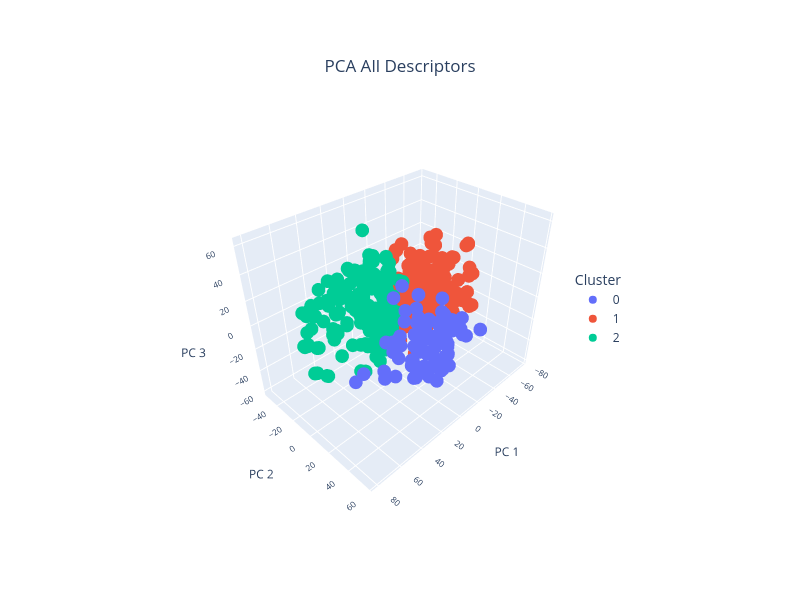

The cell this chart's notebook holds for it:
### Code cell
# Generate dataframe from pca data: 
pca_df = pd.DataFrame(data=components, columns=['PC1', 'PC2','PC3'])

# Apply KMeans Clustering
# Define a range of clusters to evaluate
range_n_clusters = list(range(2, 30))

# Initialize variables to store the best number of clusters and corresponding metrics
best_n_clusters_davies_bouldin = 0
best_n_clusters_silhouette = 0
best_n_clusters_calinski_harabasz = 0
best_silhouette_score = -1
best_davies_bouldin_score = float('inf')
best_calinski_harabasz_score = -1
best_adjusted_rand_score = -1
best_mutual_info_score = -1
inertia = []

# Initialize lists to store the metrics for each number of clusters
silhouette_scores = []
davies_bouldin_scores = []
calinski_harabasz_scores = []

# Iterate over different cluster numbers to find the optimal number
for n_clusters in range_n_clusters:
    kmeans= KMeans(init="k-means++", n_clusters=n_clusters, n_init=4, random_state=42)
    cluster_labels = kmeans.fit_predict(pca_df)
    
    # Calculate clustering metcis
    silhouette_avg = silhouette_score(pca_df, cluster_labels)
    db_score = davies_bouldin_score(pca_df, cluster_labels)
    ch_score = calinski_harabasz_score(pca_df, cluster_labels)
    inertia.append(kmeans.inertia_)
    
    # Append metrics to corresponding lists
    silhouette_scores.append(silhouette_avg)
    davies_bouldin_scores.append(db_score)
    calinski_harabasz_scores.append(ch_score)
    
    # Print the scores for the current number of clusters
    # print(f"For n_clusters = {n_clusters}:")
    # print(f" - Silhouette score: {silhouette_avg}")
    # print(f" - Davies-Bouldin score: {db_score}")
    # print(f" - Calinski-Harabasz score: {ch_score}")
    
    # Update the best silhouette score and corresponding number of clusters
    if silhouette_avg > best_silhouette_score:
        best_n_clusters_silhouette = n_clusters
        best_silhouette_score = silhouette_avg

    if db_score < best_davies_bouldin_score:               # Lower Davies-Bouldin score == better
        best_n_clusters_davies_bouldin = n_clusters
        best_davies_bouldin_score = db_score

    if ch_score > best_calinski_harabasz_score:
        best_n_clusters_calinski_harabasz = n_clusters
        best_calinski_harabasz_score = ch_score

# Print the optimal number of clusters and the best silhouette score
print(f" - Best Silhouette score: {best_silhouette_score}, No. of clusters: {best_n_clusters_silhouette}")
print(f" - Best Davies-Bouldin score: {best_davies_bouldin_score}, No. of clusters: {best_n_clusters_davies_bouldin}")
print(f" - Best Calinski-Harabasz score: {best_calinski_harabasz_score}, No. of clusters: {best_n_clusters_calinski_harabasz}")

# Plot the inertia to visualize the elbow method
plt.figure(figsize=(10, 6))
plt.plot(range_n_clusters, inertia, marker='o')
plt.title('Elbow Method For Optimal Number of Clusters')
plt.xlabel('Number of Clusters')
plt.ylabel('Inertia')
plt.show()

# Apply KMeans with the optimal number of clusters
kmeans = KMeans(n_clusters=best_n_clusters_silhouette, random_state=42)
cluster_labels = kmeans.fit_predict(pca_df)

# Add cluster labels to the PCA result DataFrame
pca_df['Cluster'] = cluster_labels
pca_df['Ligand'] = X['ligand_id']
pca_df = pca_df.sort_values(by='Cluster')

# Print the PCA result DataFrame with cluster labels
print("\nPCA Result DataFrame with Cluster Labels:")
print(pca_df)

# # Match the rows of X by 'ligand_id' with the order in pca_df['Ligand'], using reindex to handle mismatches
# X_ligand_match = X.set_index('ligand_id').reindex(pca_df['Ligand']).reset_index()

# # Drop rows where there is no matching ligand_id in either X or pca_df
# X_ligand_match = X_ligand_match.dropna()

# X_ligand_match = X.drop(['Name', 'Metal','Atom_A', 'Atom_B','ligand_id','donor_atom_comb'], axis=1)
# print(X_ligand_match)

# Create a dictionary to store clusters and their corresponding ligands
cluster_dict_all_descriptor = {}
for cluster_num in range(best_n_clusters_silhouette):                                             
    cluster_key = f'c{cluster_num + 1}'  # Create cluster key like 'c1', 'c2', etc.
    ligands_in_cluster = pca_df[pca_df['Cluster'] == cluster_num]['Ligand'].tolist()
    cluster_dict_all_descriptor[cluster_key] = ligands_in_cluster

# Visualize PCA with the best number of clusters
# Perform PCA to reduce to 3 dimensions for visualization
# pca = PCA(n_components=3)
# components = pca.fit_transform(X_2)
# print('Components: ', components)

# Calculate the total variance explained by the first 3 components
total_var = pca.explained_variance_ratio_.sum() * 100

# # Create a 3D scatter plot using Plotly, coloring points by cluster labels
# fig = px.scatter_3d(
#     components,
#     x=0,
#     y=1,
#     z=2,
#     color=pca_df['Cluster'].astype(str),  # Convert cluster labels to string for color differentiation
#     # text=pca_df['Ligand'],
#     # title=f'Clustering for all descriptors',
#     labels={'0': 'PC 1', '1': 'PC 2', '2': 'PC 3', 'color': 'Cluster'}
# )

# Create a 3D scatter plot using Plotly, coloring points by cluster labels
fig = px.scatter_3d(
    pca_df,
    x=pca_df.columns[0],
    y=pca_df.columns[1],
    z=pca_df.columns[2],
    title=f'Clustering for All Descriptors',
    color=pca_df['Cluster'].astype(str),  # Convert cluster labels to string for color differentiation
    # text=pca_df['Ligand'],
    # title=f'Clustering for all descriptors',
    labels={'0': 'PC 1', '1': 'PC 2', '2': 'PC 3', 'color': 'Cluster'}
)

# Update layout for the 3D scatter plot
fig.update_layout(
    width=800, 
    height=600,
    scene=dict(
    xaxis=dict(title='PC 1', titlefont=dict(size=12), tickfont=dict(size=10)),
    yaxis=dict(title='PC 2', titlefont=dict(size=12), tickfont=dict(size=10)),
    zaxis=dict(title='PC 3', titlefont=dict(size=12), tickfont=dict(size=10)),
    aspectmode='auto',  # Ensures equal aspect ratio for x, y, z axes
    camera=dict(
        eye=dict(x=1.5, y=1.5, z=1.5),  # Increase these values to zoom out
        center=dict(x=0, y=0, z=0),  # Keep camera centered on plot
    )
    ),
    # coloraxis_colorbar=dict(
    #     title=dict(text="Cluster",
    #                side="top"),
    #     x=0.7,  # Position the legend closer to the scatter plot
    #     y=0.5,
    #     xanchor='left',
    #     yanchor='middle'
    # ),
    legend=dict(
        title=dict(text='Cluster'),  # Legend title
        x=0.77,  # Keep the legend to the right of the plot
        y=0.5,  # Move the legend downwards (lower this value more to move further down)
        xanchor='left',
        yanchor='middle',
        bgcolor="rgba(255,255,255,0.7)",  # Optional: add semi-transparent background for better visibility
    ),
    title=dict(
        x=0.5,          # Horizontal position (centered)
        y=0.9,          # Vertical position (closer to the plot)
        xanchor='center',
        yanchor='top'
    )
)

# Show the plot
fig.show()

# Save the figure as PNG
fig.write_image("pca_3d_plot_all_cluster.png",scale=4)

# Save the figure as HTML
fig.write_html("pca_3d_plot_all_cluster.html")

# Print the dictionary
print(cluster_dict_all_descriptor)

# Plot Silhouette Score
plt.figure(figsize=(8, 6))
plt.plot(range_n_clusters, silhouette_scores, label='Silhouette Score', marker='o', color='blue')
plt.xlabel('Number of Clusters')
plt.ylabel('Silhouette Score')
plt.title('Silhouette Score vs Number of Clusters - All Descriptors')
# Save the figure
plt.savefig("silhouette_score_plot_all.png", format='png', dpi=300)
plt.show()

# Plot Davies-Bouldin Score
plt.figure(figsize=(8, 6))
plt.plot(range_n_clusters, davies_bouldin_scores, label='Davies-Bouldin Score', marker='o', color='green')
plt.xlabel('Number of Clusters')
plt.ylabel('Davies-Bouldin Score')
plt.title('Davies-Bouldin Score vs Number of Clusters - All Descriptors')
plt.savefig("davids_bouldin_plot_all.png", format='png', dpi=300)
plt.show()

# Plot Calinski-Harabasz Score
plt.figure(figsize=(8, 6))
plt.plot(range_n_clusters, calinski_harabasz_scores, label='Calinski-Harabasz Score', marker='o', color='red')
plt.xlabel('Number of Clusters')
plt.ylabel('Calinski-Harabasz Score')
plt.title('Calinski-Harabasz Score vs Number of Clusters - All Descriptors')
plt.savefig("calinski_harabasz_plot_all.png", format='png', dpi=300)
plt.show()

### Figure 1 — Plotly figure (JSON) as saved in the notebook; plotly's stock layout.template omitted (floating-point values rounded to 4 significant figures; data arrays with more than 128 entries replaced by an {"elided": "..."} marker saying what was removed)
{"data": [{"hovertemplate": "Cluster=0<br>PC1=%{x}<br>PC2=%{y}<br>PC3=%{z}<extra></extra>", "legendgroup": "0", "marker": {"color": "#636efa", "symbol": "circle"}, "mode": "markers", "name": "0", "scene": "scene", "showlegend": true, "type": "scatter3d", "x": [27.18, 1.817, 1.882, 32.17, 32.65, 32.71, 11.09, 11.6, -14.28, -4.142, 7.182, 27.6, -7.129, -2.644, 13.82, 22.81, 35.12, 19.17, 27.5, 32.76, 48.8, 33.76, 63.35, 46.09, 17.78, -4.456, -6.515, 17.12, -27.09, 31.54, 31.56, 31.72, 58.9, 34.31, 16.22, 18.46, 6.467, 8.345, 7.406, 6.329, 6.935, -13.68, 19.68, -0.2084, 18.92, 13.84, 13.5, 41.86, -5.691, -5.079, -8.326, -6.632, 11.68, 17.37, 36.91, 30.45, 39.7, 29.68, -10.53, -9.298, -9.726, 29.12, 31.09, 13.98, 14.18, 13.08, 42.03, 18.31, 13.99, 20.63, 9.203, -22.12, -24.71, 7.702, -11.72, -12.47, 25.36, 10.01, 0.4054, 1.722, 1.823, 12.53, 6.191, 19.07, -14.92, -7.368, 6.226, 1.47, -3.735, 19.29, 6.055, 26.07, 28.27, 28.79, 31.53, 29.79, 23.55, 25.65, 35.83, 23.7, 11.12, 28.43, 8.691, 27.01, 18.5], "y": [27.31, 18.95, 19.19, 42.63, 44.13, 43.53, 52.0, 49.34, 43.96, 38.81, 35.85, 27.2, 32.34, 43.29, 18.8, 26.86, 22.61, 19.91, 27.13, 53.94, 43.28, 46.23, 24.91, 42.35, 36.19, 35.3, 32.59, 48.86, 50.7, 52.38, 52.38, 52.63, 27.59, 48.44, 32.78, 37.56, 38.24, 39.21, 37.89, 36.63, 22.14, 36.25, 53.32, 43.71, 48.92, 57.78, 45.11, 35.87, 41.06, 37.89, 27.92, 39.52, 25.41, 55.72, 22.76, 45.3, 49.65, 47.71, 29.66, 32.45, 28.84, 41.58, 18.38, 53.65, 52.71, 51.16, 27.74, 56.68, 53.34, 54.62, 46.03, 37.87, 41.11, 9.654, 47.4, 32.83, 19.79, 35.53, 24.77, 28.91, 34.95, 53.22, 36.38, 37.51, 28.92, 35.92, 49.32, 39.21, 44.91, 34.3, 49.48, 44.93, 47.08, 47.63, 46.86, 45.79, 40.15, 44.68, 34.76, 52.55, 27.58, 47.7, 33.57, 45.34, 36.79], "z": [4.931, 20.61, 20.98, -2.72, -2.263, -4.71, -15.49, -18.7, 6.551, -26.33, -37.18, 4.109, 9.355, -18.76, 13.83, 14.05, 1.566, -11.68, 4.076, -5.103, 14.01, -14.26, -12.34, -7.472, 8.648, -8.49, 20.51, -8.472, -6.375, -2.093, -2.542, -2.67, -6.736, -12.12, 16.95, 15.33, -1.167, 0.4826, -1.625, -2.617, 13.88, 1.268, -21.27, -5.916, 7.706, -8.997, -1.941, 13.22, -20.91, -12.82, -2.793, -16.12, -3.452, -11.17, -28.33, 6.391, 1.881, 7.186, -4.663, 6.589, -5.624, 6.08, -2.963, -8.814, -14.73, -17.96, -15.28, -8.681, -9.212, -2.263, 4.312, -10.13, -15.77, 26.16, -4.023, -12.7, 29.75, -14.95, -4.321, 5.897, -31.41, -5.185, -1.922, -6.69, -5.26, 6.588, -0.8386, 9.922, 2.288, 15.1, -0.6053, 10.2, 6.634, 7.096, 7.787, 4.78, 12.43, 9.235, -3.655, 1.58, -33.11, 6.975, -3.535, 9.095, 15.17]}, {"hovertemplate": "Cluster=1<br>PC1=%{x}<br>PC2=%{y}<br>PC3=%{z}<extra></extra>", "legendgroup": "1", "marker": {"color": "#EF553B", "symbol": "circle"}, "mode": "markers", "name": "1", "scene": "scene", "showlegend": true, "type": "scatter3d", "x": {"elided": "192 float values"}, "y": {"elided": "192 float values"}, "z": {"elided": "192 float values"}}, {"hovertemplate": "Cluster=2<br>PC1=%{x}<br>PC2=%{y}<br>PC3=%{z}<extra></extra>", "legendgroup": "2", "marker": {"color": "#00cc96", "symbol": "circle"}, "mode": "markers", "name": "2", "scene": "scene", "showlegend": true, "type": "scatter3d", "x": {"elided": "190 float values"}, "y": {"elided": "190 float values"}, "z": {"elided": "190 float values"}}], "layout": {"height": 600, "legend": {"bgcolor": "rgba(255,255,255,0.7)", "title": {"text": "Cluster"}, "tracegroupgap": 0, "x": 0.77, "xanchor": "left", "y": 0.5, "yanchor": "middle"}, "scene": {"aspectmode": "auto", "aspectratio": {"x": 1.222, "y": 0.8581, "z": 0.9539}, "camera": {"center": {"x": 0, "y": 0, "z": 0}, "eye": {"x": 1.5, "y": 1.5, "z": 1.5}}, "domain": {"x": [0, 1], "y": [0, 1]}, "xaxis": {"tickfont": {"size": 10}, "title": {"font": {"size": 12}, "text": "PC 1"}, "type": "linear"}, "yaxis": {"tickfont": {"size": 10}, "title": {"font": {"size": 12}, "text": "PC 2"}, "type": "linear"}, "zaxis": {"tickfont": {"size": 10}, "title": {"font": {"size": 12}, "text": "PC 3"}, "type": "linear"}}, "title": {"text": "PCA All Descriptors", "x": 0.5, "xanchor": "center", "y": 0.9, "yanchor": "top"}, "width": 800}}
